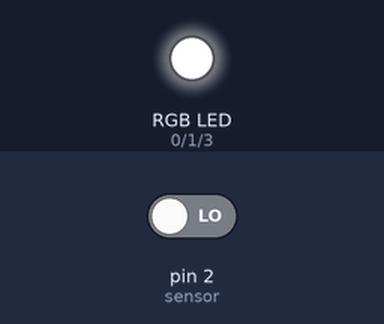
This sketch was run on a simulated Arduino Uno, built with avr-gcc and run on an emulated ATmega328P. Parts: an RGB LED mixed from three pins (HIGH = lit). The test bench sets the inputs (shaded band); at power-on: pin 2 (sensor) LOW.

Above: at 0.1 s.
Timing chart, 0 to 1.6 s (numbered marks = the images above):
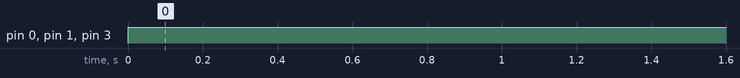

The sketch:

trinket_rgb_led_motion.ino
```cpp
/*

*/
int i = 0;
int redPin = 0;
int greenPin = 1;
int bluePin = 3;
int sensor = 2;


void setup()
{
  pinMode(redPin, OUTPUT);
  pinMode(greenPin, OUTPUT);
  pinMode(bluePin, OUTPUT);
  pinMode(sensor,INPUT);
}

void loop()
{
//    setColor(digitalRead(sensor),0,  0);
//    delay(1000);

  int sensorReading = digitalRead(sensor);

  if (sensorReading >= 100)
  { // set to blue cuz its cool
    setColor(0, 0, 255);
  }
  else if (sensorReading >= 200 )
  {// set to green
    setColor(0, 255, 0);
  }
  else if (sensorReading >= 300 )
  { // to red
     setColor(255, 0, 0);
  }
  else
  { // default to white
     setColor(255, 255, 255);
  }

}

void setColor(int red, int green, int blue)
{

  analogWrite(redPin, red);
  analogWrite(greenPin, green);
  analogWrite(bluePin, blue);
}


void breathLeds(float red, float green, float blue)
{
  for(i = 15 ; i <= 255; i+=1)
  {
    setColor(int(red * i), int(green * i), int(blue * i));

    if (i > 150) {
      delay(4);
    }
    if ((i > 125) && (i < 151)) {
      delay(5);
    }
    if (( i > 100) && (i < 126)) {
      delay(7);
    }
    if (( i > 75) && (i < 101)) {
      delay(10);
    }
    if (( i > 50) && (i < 76)) {
      delay(14);
    }
    if (( i > 25) && (i < 51)) {
      delay(18);
    }
    if (( i > 1) && (i < 26)) {
      delay(19);
    }
  }
  for(i = 255; i >=15; i-=1)
  {
    setColor(int(red * i), int(green * i), int(blue * i));
//    String stringOne = "red value: ";
//    String stringThree = stringOne + int(red);
//    Serial.println(stringThree);

    if (i > 150)
    {
      delay(4);
    }
    if ((i > 125) && (i < 151)) {
      delay(5);
    }
    if (( i > 100) && (i < 126)) {
      delay(7);
    }
    if (( i > 75) && (i < 101)) {
      delay(10);
    }
    if (( i > 50) && (i < 76)) {
      delay(14);
    }
    if (( i > 25) && (i < 51)) {
      delay(18);
    }
    if (( i > 1) && (i < 26)) {
      delay(19);
    }
  }
  delay(90);
}
```

Measured:
- by itself, pin 0 (redPin), pin 1 (greenPin), pin 3 (bluePin): LOW → HIGH at 0.00 s
